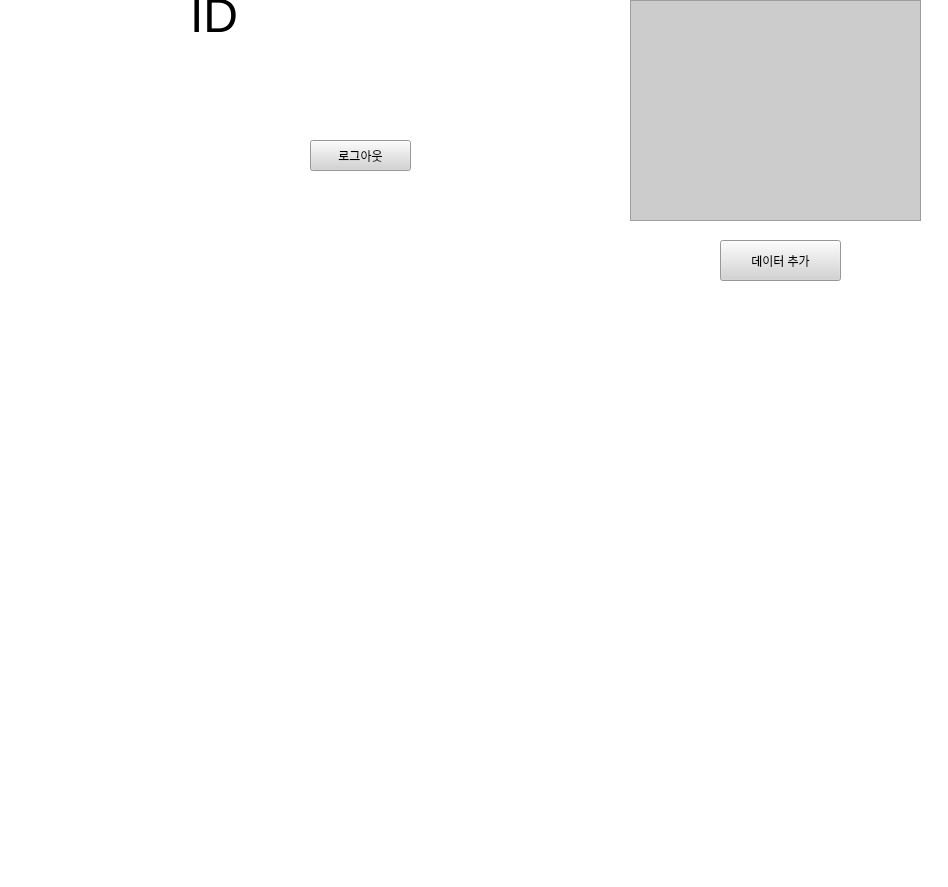
<?xml version="1.0" encoding="UTF-8"?>
<ui version="4.0">
 <class>MainWindow</class>
 <widget class="QMainWindow" name="MainWindow">
  <property name="geometry">
   <rect>
    <x>0</x>
    <y>0</y>
    <width>948</width>
    <height>887</height>
   </rect>
  </property>
  <property name="windowTitle">
   <string>MainWindow</string>
  </property>
  <property name="styleSheet">
   <string notr="true">background-color: rgb(255, 255, 255);</string>
  </property>
  <property name="documentMode">
   <bool>false</bool>
  </property>
  <property name="tabShape">
   <enum>QTabWidget::Rounded</enum>
  </property>
  <widget class="QWidget" name="centralwidget">
   <widget class="QLabel" name="lbl_id">
    <property name="geometry">
     <rect>
      <x>190</x>
      <y>-10</y>
      <width>51</width>
      <height>51</height>
     </rect>
    </property>
    <property name="font">
     <font>
      <pointsize>36</pointsize>
     </font>
    </property>
    <property name="styleSheet">
     <string notr="true"/>
    </property>
    <property name="frameShadow">
     <enum>QFrame::Plain</enum>
    </property>
    <property name="text">
     <string>ID</string>
    </property>
   </widget>
   <widget class="QLabel" name="lbl_playerid">
    <property name="geometry">
     <rect>
      <x>250</x>
      <y>-20</y>
      <width>171</width>
      <height>61</height>
     </rect>
    </property>
    <property name="font">
     <font>
      <pointsize>24</pointsize>
     </font>
    </property>
    <property name="frameShadow">
     <enum>QFrame::Plain</enum>
    </property>
    <property name="text">
     <string>&lt;player_id&gt;</string>
    </property>
   </widget>
   <widget class="QPushButton" name="btn_logout">
    <property name="geometry">
     <rect>
      <x>310</x>
      <y>140</y>
      <width>101</width>
      <height>31</height>
     </rect>
    </property>
    <property name="autoFillBackground">
     <bool>false</bool>
    </property>
    <property name="styleSheet">
     <string notr="true">background-color: rgb(211, 211, 211);</string>
    </property>
    <property name="text">
     <string>로그아웃</string>
    </property>
   </widget>
   <widget class="QListView" name="lstview_datastore">
    <property name="geometry">
     <rect>
      <x>630</x>
      <y>0</y>
      <width>291</width>
      <height>221</height>
     </rect>
    </property>
    <property name="styleSheet">
     <string notr="true">background-color: rgb(204, 204, 204);</string>
    </property>
   </widget>
   <widget class="QPushButton" name="pushButton">
    <property name="geometry">
     <rect>
      <x>720</x>
      <y>240</y>
      <width>121</width>
      <height>41</height>
     </rect>
    </property>
    <property name="styleSheet">
     <string notr="true">background-color: rgb(211, 211, 211);</string>
    </property>
    <property name="text">
     <string>데이터 추가</string>
    </property>
   </widget>
   <widget class="ClickableLabel" name="lbl_profile">
    <property name="geometry">
     <rect>
      <x>10</x>
      <y>0</y>
      <width>171</width>
      <height>161</height>
     </rect>
    </property>
    <property name="minimumSize">
     <size>
      <width>171</width>
      <height>161</height>
     </size>
    </property>
    <property name="maximumSize">
     <size>
      <width>171</width>
      <height>161</height>
     </size>
    </property>
    <property name="autoFillBackground">
     <bool>false</bool>
    </property>
    <property name="text">
     <string/>
    </property>
    <property name="pixmap">
     <pixmap>../img/profile.png</pixmap>
    </property>
    <property name="scaledContents">
     <bool>true</bool>
    </property>
    <property name="alignment">
     <set>Qt::AlignCenter</set>
    </property>
   </widget>
  </widget>
  <widget class="QMenuBar" name="menubar">
   <property name="geometry">
    <rect>
     <x>0</x>
     <y>0</y>
     <width>948</width>
     <height>22</height>
    </rect>
   </property>
  </widget>
  <widget class="QStatusBar" name="statusbar"/>
 </widget>
 <customwidgets>
  <customwidget>
   <class>ClickableLabel</class>
   <extends>QLabel</extends>
   <header location="global">clickable_label.py</header>
  </customwidget>
 </customwidgets>
 <resources/>
 <connections/>
</ui>
